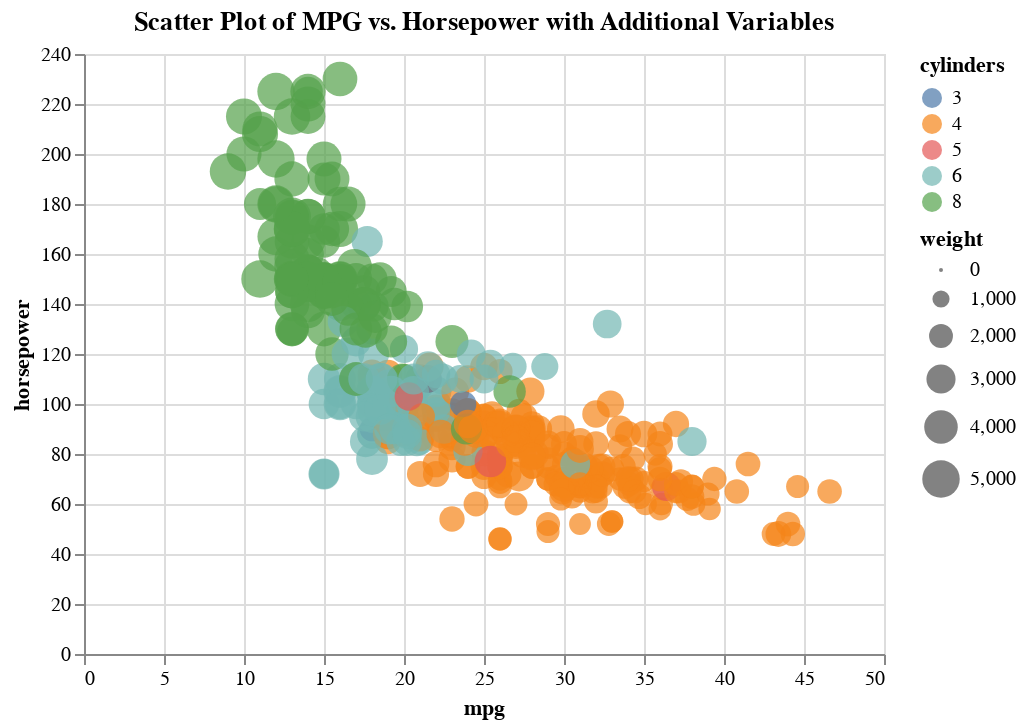

This figure's notebook cell:
### Code cell
import altair as alt
import pandas as pd

data = df

# Create a scatter plot with color and size encoding
chart = alt.Chart(data).mark_circle().encode(
    x='mpg:Q',
    y='horsepower:Q',
    color='cylinders:N',
    size='weight:Q',
    tooltip=['cylinders', 'weight', 'acceleration', 'origin']
).properties(
    title='Scatter Plot of MPG vs. Horsepower with Additional Variables',
    width=400,
    height=300
)

chart

### Figure 1 — Vega-Lite specification as saved in the notebook (floating-point values rounded to 4 significant figures; data arrays with more than 128 entries replaced by an {"elided": "..."} marker saying what was removed)
{"config": {"view": {"continuousWidth": 300, "continuousHeight": 300}}, "data": {"name": "data-f1198cc0481ad698d7dc4699e0a3efa7"}, "mark": {"type": "circle"}, "encoding": {"color": {"field": "cylinders", "type": "nominal"}, "size": {"field": "weight", "type": "quantitative"}, "tooltip": [{"field": "cylinders", "type": "quantitative"}, {"field": "weight", "type": "quantitative"}, {"field": "acceleration", "type": "quantitative"}, {"field": "origin", "type": "nominal"}], "x": {"field": "mpg", "type": "quantitative"}, "y": {"field": "horsepower", "type": "quantitative"}}, "height": 300, "title": "Scatter Plot of MPG vs. Horsepower with Additional Variables", "width": 400, "$schema": "https://vega.github.io/schema/vega-lite/v5.8.0.json", "datasets": {"data-f1198cc0481ad698d7dc4699e0a3efa7": {"elided": "398 records"}}}
